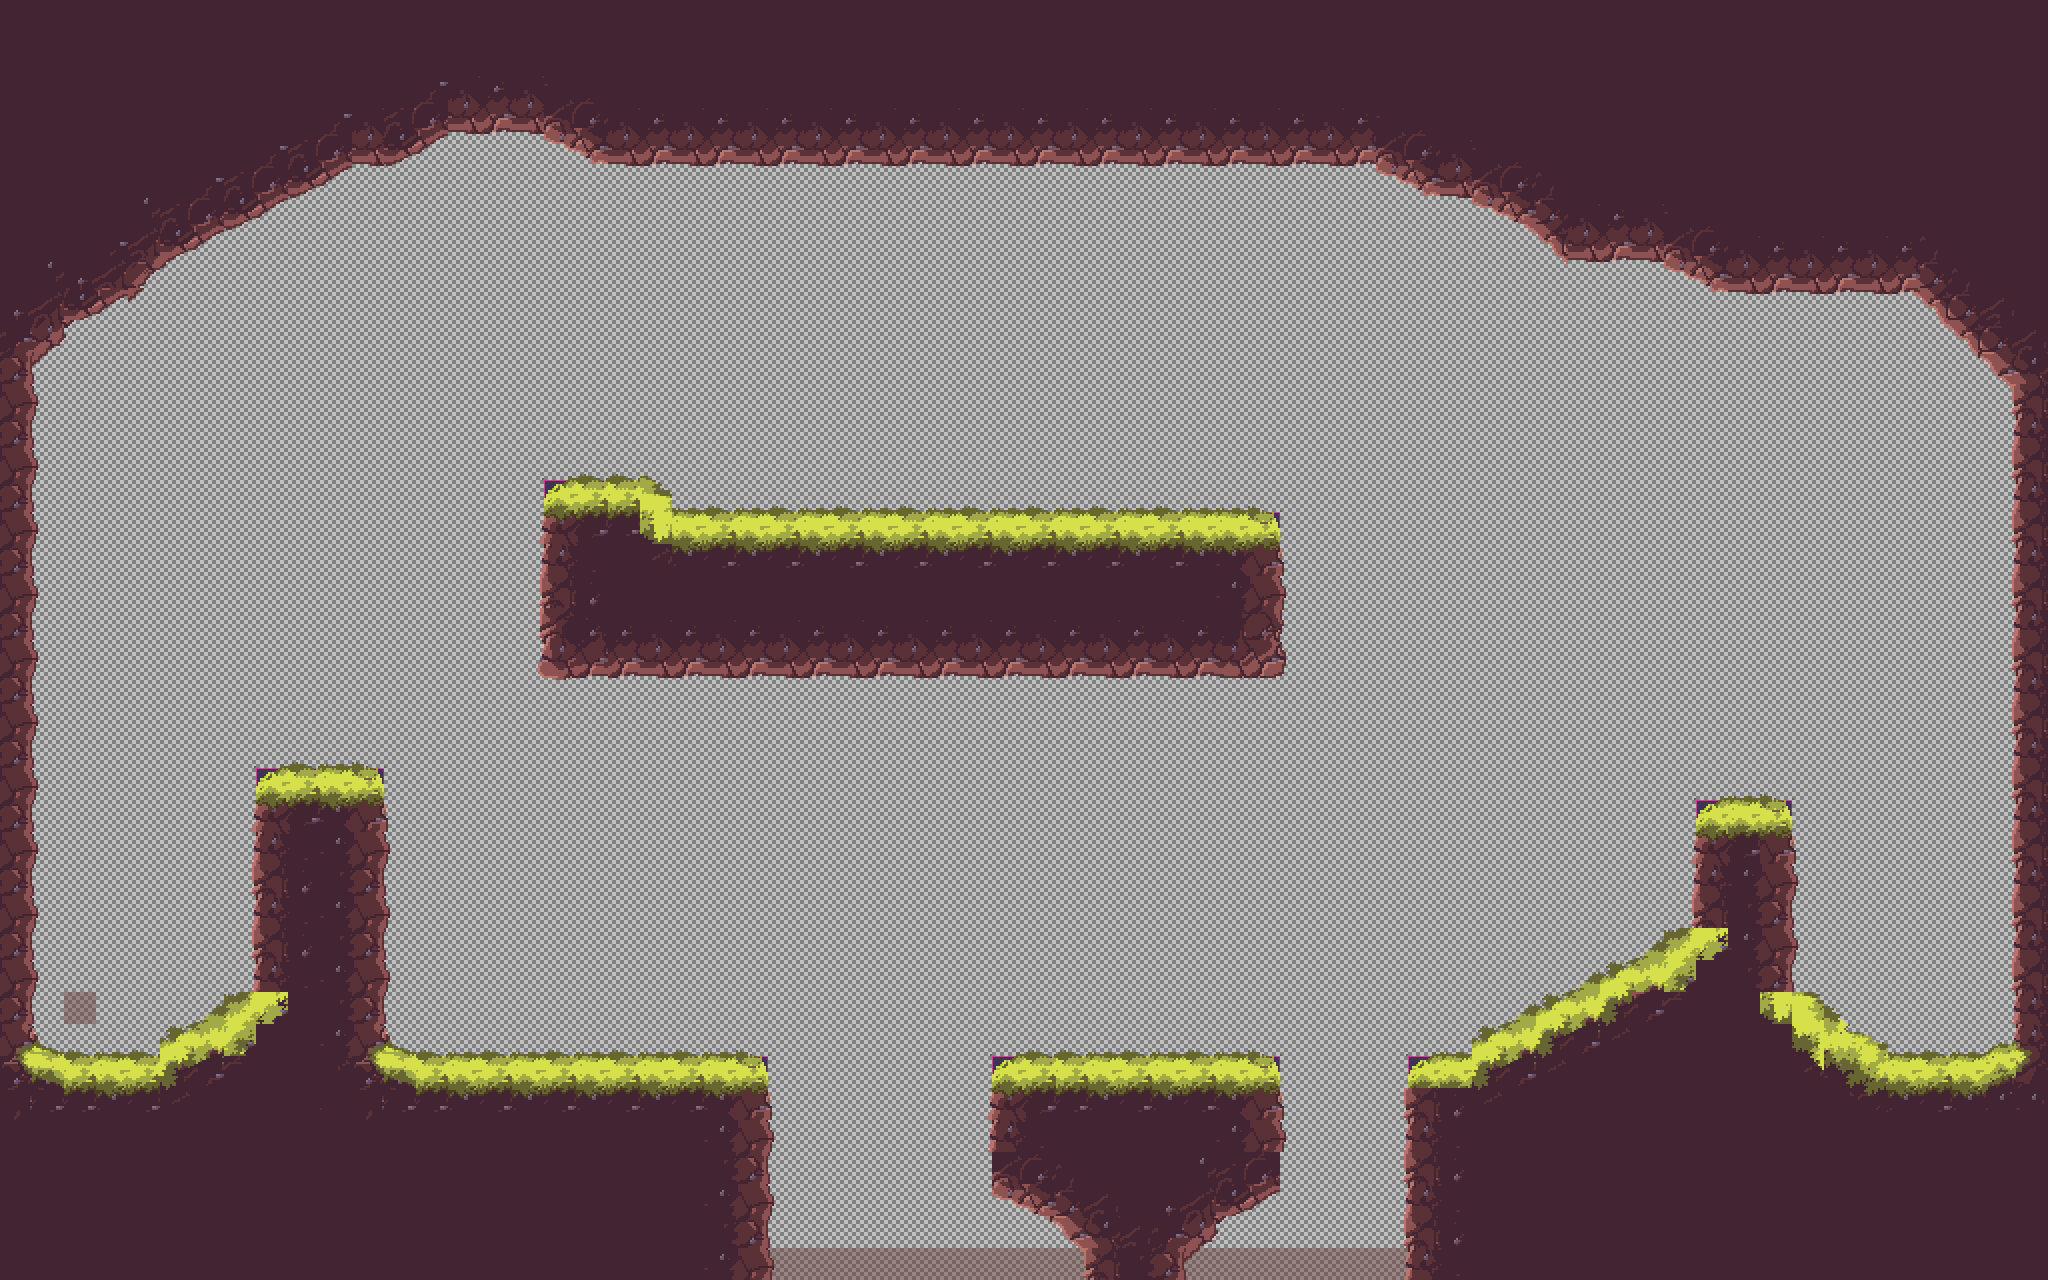

Rendered tile map (Tiled .tmx) drawn with the repository's tilesets; below, a short description and the map source with its tile grids summarised:
An orthogonal 64x40 tile map with 32x32 px tiles, 5 tile layers (Wire, Spawn Layer, Dangers, Ground, ...), 2 tilesets.

<map version="1.5" tiledversion="1.6.0" orientation="orthogonal" renderorder="right-down" width="64" height="40" tilewidth="32" tileheight="32" infinite="0" nextlayerid="12" nextobjectid="1">
 <tileset firstgid="1" source="../../Tile Sets/Grass Wireframe.tsx" />
 <tileset firstgid="17" source="../../Tile Sets/GrassPath.tsx" />
 <layer id="1" name="Wire" width="64" height="40">
  <data>[2560 cells, 2560 non-empty, 14 distinct tile ids]</data>
 </layer>
 <layer id="11" name="Spawn Layer" width="64" height="40">
  <data>[2560 cells, 1 non-empty, 1 distinct tile ids]</data>
 </layer>
 <layer id="10" name="Dangers" width="64" height="40">
  <data>[2560 cells, 17 non-empty, 1 distinct tile ids]</data>
 </layer>
 <layer id="8" name="Ground" width="64" height="40">
  <data>[2560 cells, 1067 non-empty, 102 distinct tile ids]</data>
 </layer>
 <layer id="9" name="Detail" width="64" height="40">
  <data>[2560 cells, 279 non-empty, 53 distinct tile ids]</data>
 </layer>
</map>
